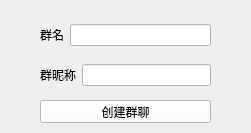
<?xml version="1.0" encoding="UTF-8"?>
<ui version="4.0">
 <class>AddGroup</class>
 <widget class="QWidget" name="AddGroup">
  <property name="geometry">
   <rect>
    <x>0</x>
    <y>0</y>
    <width>251</width>
    <height>133</height>
   </rect>
  </property>
  <property name="minimumSize">
   <size>
    <width>251</width>
    <height>133</height>
   </size>
  </property>
  <property name="maximumSize">
   <size>
    <width>251</width>
    <height>133</height>
   </size>
  </property>
  <property name="windowTitle">
   <string>创建群聊</string>
  </property>
  <widget class="QPushButton" name="pushButton">
   <property name="geometry">
    <rect>
     <x>40</x>
     <y>100</y>
     <width>171</width>
     <height>23</height>
    </rect>
   </property>
   <property name="styleSheet">
    <string notr="true">background:rgb(255, 255, 255);color:rgb(0, 0, 0)
</string>
   </property>
   <property name="text">
    <string>创建群聊</string>
   </property>
  </widget>
  <widget class="QWidget" name="layoutWidget">
   <property name="geometry">
    <rect>
     <x>40</x>
     <y>20</y>
     <width>171</width>
     <height>31</height>
    </rect>
   </property>
   <layout class="QGridLayout" name="gridLayout">
    <item row="0" column="0">
     <widget class="QLabel" name="label">
      <property name="text">
       <string>群名</string>
      </property>
     </widget>
    </item>
    <item row="0" column="1">
     <widget class="QLineEdit" name="lineEdit">
      <property name="styleSheet">
       <string notr="true">background:rgb(255, 255, 255);color:rgb(0, 0, 0)
</string>
      </property>
     </widget>
    </item>
   </layout>
  </widget>
  <widget class="QWidget" name="">
   <property name="geometry">
    <rect>
     <x>40</x>
     <y>60</y>
     <width>171</width>
     <height>31</height>
    </rect>
   </property>
   <layout class="QGridLayout" name="gridLayout_2">
    <item row="0" column="0">
     <widget class="QLabel" name="label_2">
      <property name="text">
       <string>群昵称</string>
      </property>
     </widget>
    </item>
    <item row="0" column="1">
     <widget class="QLineEdit" name="lineEdit_2">
      <property name="styleSheet">
       <string notr="true">background:rgb(255, 255, 255);color:rgb(0, 0, 0)
</string>
      </property>
     </widget>
    </item>
   </layout>
  </widget>
 </widget>
 <resources/>
 <connections/>
</ui>
